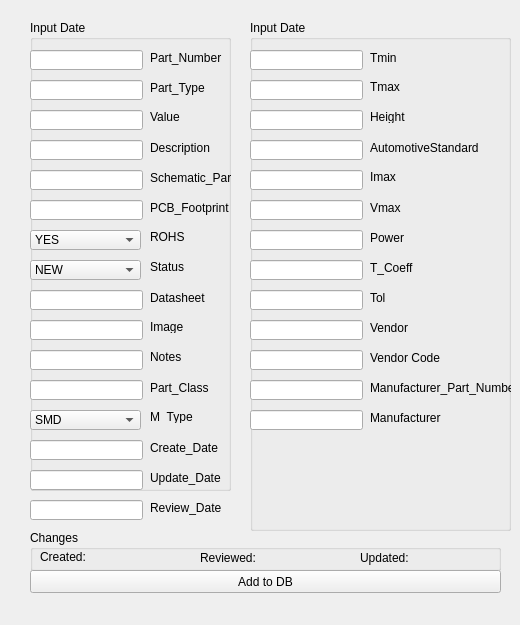
      <widget class="QWidget" name="tab_2">
       <attribute name="title">
        <string>Resistor</string>
       </attribute>
       <widget class="QGroupBox" name="groupBox_2">
        <property name="geometry">
         <rect>
          <x>30</x>
          <y>20</y>
          <width>201</width>
          <height>471</height>
         </rect>
        </property>
        <property name="title">
         <string>Input Date</string>
        </property>
        <widget class="QLabel" name="label_24">
         <property name="geometry">
          <rect>
           <x>120</x>
           <y>60</y>
           <width>81</width>
           <height>16</height>
          </rect>
         </property>
         <property name="text">
          <string>Part_Type</string>
         </property>
        </widget>
        <widget class="QLabel" name="label_25">
         <property name="geometry">
          <rect>
           <x>120</x>
           <y>90</y>
           <width>47</width>
           <height>13</height>
          </rect>
         </property>
         <property name="text">
          <string>Value</string>
         </property>
        </widget>
        <widget class="QLabel" name="label_26">
         <property name="geometry">
          <rect>
           <x>120</x>
           <y>120</y>
           <width>81</width>
           <height>16</height>
          </rect>
         </property>
         <property name="text">
          <string>Description</string>
         </property>
        </widget>
        <widget class="QLabel" name="label_27">
         <property name="geometry">
          <rect>
           <x>120</x>
           <y>180</y>
           <width>81</width>
           <height>16</height>
          </rect>
         </property>
         <property name="text">
          <string>PCB_Footprint</string>
         </property>
        </widget>
        <widget class="QLabel" name="label_28">
         <property name="geometry">
          <rect>
           <x>120</x>
           <y>210</y>
           <width>47</width>
           <height>13</height>
          </rect>
         </property>
         <property name="text">
          <string>ROHS</string>
         </property>
        </widget>
        <widget class="QLabel" name="label_30">
         <property name="geometry">
          <rect>
           <x>120</x>
           <y>270</y>
           <width>81</width>
           <height>16</height>
          </rect>
         </property>
         <property name="text">
          <string>Datasheet</string>
         </property>
        </widget>
        <widget class="QLabel" name="label_31">
         <property name="geometry">
          <rect>
           <x>120</x>
           <y>300</y>
           <width>47</width>
           <height>13</height>
          </rect>
         </property>
         <property name="text">
          <string>Image</string>
         </property>
        </widget>
        <widget class="QLabel" name="label_32">
         <property name="geometry">
          <rect>
           <x>120</x>
           <y>330</y>
           <width>47</width>
           <height>13</height>
          </rect>
         </property>
         <property name="text">
          <string>Notes</string>
         </property>
        </widget>
        <widget class="QLabel" name="label_49">
         <property name="geometry">
          <rect>
           <x>120</x>
           <y>360</y>
           <width>81</width>
           <height>16</height>
          </rect>
         </property>
         <property name="text">
          <string>Part_Class</string>
         </property>
        </widget>
        <widget class="QLabel" name="label_50">
         <property name="geometry">
          <rect>
           <x>120</x>
           <y>420</y>
           <width>81</width>
           <height>16</height>
          </rect>
         </property>
         <property name="text">
          <string>Create_Date</string>
         </property>
        </widget>
        <widget class="QLabel" name="label_52">
         <property name="geometry">
          <rect>
           <x>120</x>
           <y>450</y>
           <width>81</width>
           <height>16</height>
          </rect>
         </property>
         <property name="text">
          <string>Update_Date</string>
         </property>
        </widget>
        <widget class="QLineEdit" name="lineEdit_18">
         <property name="geometry">
          <rect>
           <x>0</x>
           <y>60</y>
           <width>113</width>
           <height>20</height>
          </rect>
         </property>
        </widget>
        <widget class="QLineEdit" name="lineEdit_19">
         <property name="geometry">
          <rect>
           <x>0</x>
           <y>90</y>
           <width>113</width>
           <height>20</height>
          </rect>
         </property>
        </widget>
        <widget class="QLineEdit" name="lineEdit_20">
         <property name="geometry">
          <rect>
           <x>0</x>
           <y>120</y>
           <width>113</width>
           <height>20</height>
          </rect>
         </property>
        </widget>
        <widget class="QLineEdit" name="lineEdit_21">
         <property name="geometry">
          <rect>
           <x>0</x>
           <y>150</y>
           <width>113</width>
           <height>20</height>
          </rect>
         </property>
        </widget>
        <widget class="QLineEdit" name="lineEdit_22">
         <property name="geometry">
          <rect>
           <x>0</x>
           <y>180</y>
           <width>113</width>
           <height>20</height>
          </rect>
         </property>
        </widget>
        <widget class="QLineEdit" name="lineEdit_24">
         <property name="geometry">
          <rect>
           <x>0</x>
           <y>30</y>
           <width>113</width>
           <height>20</height>
          </rect>
         </property>
        </widget>
        <widget class="QLineEdit" name="lineEdit_25">
         <property name="geometry">
          <rect>
           <x>0</x>
           <y>270</y>
           <width>113</width>
           <height>20</height>
          </rect>
         </property>
        </widget>
        <widget class="QLineEdit" name="lineEdit_26">
         <property name="geometry">
          <rect>
           <x>0</x>
           <y>300</y>
           <width>113</width>
           <height>20</height>
          </rect>
         </property>
        </widget>
        <widget class="QLineEdit" name="lineEdit_27">
         <property name="geometry">
          <rect>
           <x>0</x>
           <y>330</y>
           <width>113</width>
           <height>20</height>
          </rect>
         </property>
        </widget>
        <widget class="QLineEdit" name="lineEdit_28">
         <property name="geometry">
          <rect>
           <x>0</x>
           <y>360</y>
           <width>113</width>
           <height>20</height>
          </rect>
         </property>
        </widget>
        <widget class="QLineEdit" name="lineEdit_29">
         <property name="geometry">
          <rect>
           <x>0</x>
           <y>420</y>
           <width>113</width>
           <height>20</height>
          </rect>
         </property>
        </widget>
        <widget class="QLineEdit" name="lineEdit_31">
         <property name="geometry">
          <rect>
           <x>0</x>
           <y>450</y>
           <width>113</width>
           <height>20</height>
          </rect>
         </property>
        </widget>
        <widget class="QLabel" name="label_54">
         <property name="geometry">
          <rect>
           <x>120</x>
           <y>150</y>
           <width>81</width>
           <height>16</height>
          </rect>
         </property>
         <property name="text">
          <string>Schematic_Part</string>
         </property>
        </widget>
        <widget class="QLabel" name="label_23">
         <property name="geometry">
          <rect>
           <x>120</x>
           <y>30</y>
           <width>81</width>
           <height>16</height>
          </rect>
         </property>
         <property name="text">
          <string>Part_Number</string>
         </property>
        </widget>
        <widget class="QComboBox" name="boxStatus_15">
         <property name="enabled">
          <bool>true</bool>
         </property>
         <property name="geometry">
          <rect>
           <x>0</x>
           <y>210</y>
           <width>111</width>
           <height>20</height>
          </rect>
         </property>
         <property name="toolTip">
          <string>&lt;html&gt;&lt;head/&gt;&lt;body&gt;&lt;p&gt;Component's status&lt;/p&gt;&lt;p&gt;&lt;span style=&quot; font-style:italic;&quot;&gt;Status can be changed by CIS administrator only&lt;/span&gt;&lt;/p&gt;&lt;/body&gt;&lt;/html&gt;</string>
         </property>
         <item>
          <property name="text">
           <string>YES</string>
          </property>
         </item>
         <item>
          <property name="text">
           <string>YES-EX</string>
          </property>
         </item>
         <item>
          <property name="text">
           <string>NO</string>
          </property>
         </item>
        </widget>
        <widget class="QComboBox" name="boxStatus_2">
         <property name="enabled">
          <bool>true</bool>
         </property>
         <property name="geometry">
          <rect>
           <x>0</x>
           <y>240</y>
           <width>111</width>
           <height>20</height>
          </rect>
         </property>
         <property name="toolTip">
          <string>&lt;html&gt;&lt;head/&gt;&lt;body&gt;&lt;p&gt;Component's status&lt;/p&gt;&lt;p&gt;&lt;span style=&quot; font-style:italic;&quot;&gt;Status can be changed by CIS administrator only&lt;/span&gt;&lt;/p&gt;&lt;/body&gt;&lt;/html&gt;</string>
         </property>
         <item>
          <property name="text">
           <string>NEW</string>
          </property>
         </item>
         <item>
          <property name="text">
           <string>CHECKED</string>
          </property>
         </item>
         <item>
          <property name="text">
           <string>TESTED</string>
          </property>
         </item>
         <item>
          <property name="text">
           <string>FAULTY</string>
          </property>
         </item>
         <item>
          <property name="text">
           <string>OBSOLETE</string>
          </property>
         </item>
         <item>
          <property name="text">
           <string>DRAFT</string>
          </property>
         </item>
         <item>
          <property name="text">
           <string>EMPTY</string>
          </property>
         </item>
         <item>
          <property name="text">
           <string>EXTERNAL</string>
          </property>
         </item>
        </widget>
        <widget class="QLabel" name="label_29">
         <property name="geometry">
          <rect>
           <x>120</x>
           <y>240</y>
           <width>47</width>
           <height>13</height>
          </rect>
         </property>
         <property name="text">
          <string>Status</string>
         </property>
        </widget>
        <widget class="QComboBox" name="boxStatus_16">
         <property name="enabled">
          <bool>true</bool>
         </property>
         <property name="geometry">
          <rect>
           <x>0</x>
           <y>390</y>
           <width>111</width>
           <height>20</height>
          </rect>
         </property>
         <property name="toolTip">
          <string>&lt;html&gt;&lt;head/&gt;&lt;body&gt;&lt;p&gt;Component's status&lt;/p&gt;&lt;p&gt;&lt;span style=&quot; font-style:italic;&quot;&gt;Status can be changed by CIS administrator only&lt;/span&gt;&lt;/p&gt;&lt;/body&gt;&lt;/html&gt;</string>
         </property>
         <item>
          <property name="text">
           <string>SMD</string>
          </property>
         </item>
         <item>
          <property name="text">
           <string>LEADED</string>
          </property>
         </item>
        </widget>
        <widget class="QLabel" name="label_53">
         <property name="geometry">
          <rect>
           <x>120</x>
           <y>390</y>
           <width>47</width>
           <height>13</height>
          </rect>
         </property>
         <property name="text">
          <string>M_Type</string>
         </property>
        </widget>
       </widget>
       <widget class="QGroupBox" name="groupBox_4">
        <property name="geometry">
         <rect>
          <x>250</x>
          <y>20</y>
          <width>261</width>
          <height>511</height>
         </rect>
        </property>
        <property name="title">
         <string>Input Date</string>
        </property>
        <widget class="QLabel" name="label_55">
         <property name="geometry">
          <rect>
           <x>120</x>
           <y>30</y>
           <width>71</width>
           <height>16</height>
          </rect>
         </property>
         <property name="text">
          <string>Tmin</string>
         </property>
        </widget>
        <widget class="QLabel" name="label_56">
         <property name="geometry">
          <rect>
           <x>120</x>
           <y>60</y>
           <width>47</width>
           <height>13</height>
          </rect>
         </property>
         <property name="text">
          <string>Tmax</string>
         </property>
        </widget>
        <widget class="QLabel" name="label_57">
         <property name="geometry">
          <rect>
           <x>120</x>
           <y>90</y>
           <width>47</width>
           <height>13</height>
          </rect>
         </property>
         <property name="text">
          <string>Height</string>
         </property>
        </widget>
        <widget class="QLabel" name="label_58">
         <property name="geometry">
          <rect>
           <x>120</x>
           <y>120</y>
           <width>111</width>
           <height>16</height>
          </rect>
         </property>
         <property name="text">
          <string>AutomotiveStandard</string>
         </property>
        </widget>
        <widget class="QLabel" name="label_59">
         <property name="geometry">
          <rect>
           <x>120</x>
           <y>150</y>
           <width>47</width>
           <height>13</height>
          </rect>
         </property>
         <property name="text">
          <string>Imax</string>
         </property>
        </widget>
        <widget class="QLabel" name="label_60">
         <property name="geometry">
          <rect>
           <x>120</x>
           <y>180</y>
           <width>111</width>
           <height>16</height>
          </rect>
         </property>
         <property name="text">
          <string>Vmax</string>
         </property>
        </widget>
        <widget class="QLabel" name="label_61">
         <property name="geometry">
          <rect>
           <x>120</x>
           <y>210</y>
           <width>111</width>
           <height>16</height>
          </rect>
         </property>
         <property name="text">
          <string>Power</string>
         </property>
        </widget>
        <widget class="QLabel" name="label_62">
         <property name="geometry">
          <rect>
           <x>120</x>
           <y>240</y>
           <width>111</width>
           <height>16</height>
          </rect>
         </property>
         <property name="text">
          <string>T_Coeff</string>
         </property>
        </widget>
        <widget class="QLabel" name="label_63">
         <property name="geometry">
          <rect>
           <x>120</x>
           <y>270</y>
           <width>111</width>
           <height>16</height>
          </rect>
         </property>
         <property name="text">
          <string>Tol</string>
         </property>
        </widget>
        <widget class="QLineEdit" name="lineEdit_49">
         <property name="geometry">
          <rect>
           <x>0</x>
           <y>30</y>
           <width>113</width>
           <height>20</height>
          </rect>
         </property>
        </widget>
        <widget class="QLineEdit" name="lineEdit_50">
         <property name="geometry">
          <rect>
           <x>0</x>
           <y>60</y>
           <width>113</width>
           <height>20</height>
          </rect>
         </property>
        </widget>
        <widget class="QLineEdit" name="lineEdit_51">
         <property name="geometry">
          <rect>
           <x>0</x>
           <y>90</y>
           <width>113</width>
           <height>20</height>
          </rect>
         </property>
        </widget>
        <widget class="QLineEdit" name="lineEdit_52">
         <property name="geometry">
          <rect>
           <x>0</x>
           <y>120</y>
           <width>113</width>
           <height>20</height>
          </rect>
         </property>
        </widget>
        <widget class="QLineEdit" name="lineEdit_53">
         <property name="geometry">
          <rect>
           <x>0</x>
           <y>150</y>
           <width>113</width>
           <height>20</height>
          </rect>
         </property>
        </widget>
        <widget class="QLineEdit" name="lineEdit_54">
         <property name="geometry">
          <rect>
           <x>0</x>
           <y>180</y>
           <width>113</width>
           <height>20</height>
          </rect>
         </property>
        </widget>
        <widget class="QLineEdit" name="lineEdit_55">
         <property name="geometry">
          <rect>
           <x>0</x>
           <y>210</y>
           <width>113</width>
           <height>20</height>
          </rect>
         </property>
        </widget>
        <widget class="QLineEdit" name="lineEdit_56">
         <property name="geometry">
          <rect>
           <x>0</x>
           <y>240</y>
           <width>113</width>
           <height>20</height>
          </rect>
         </property>
        </widget>
        <widget class="QLineEdit" name="lineEdit_57">
         <property name="geometry">
          <rect>
           <x>0</x>
           <y>270</y>
           <width>113</width>
           <height>20</height>
          </rect>
         </property>
        </widget>
        <widget class="QLineEdit" name="lineEdit_73">
         <property name="geometry">
          <rect>
           <x>0</x>
           <y>300</y>
           <width>113</width>
           <height>20</height>
          </rect>
         </property>
        </widget>
        <widget class="QLineEdit" name="lineEdit_85">
         <property name="geometry">
          <rect>
           <x>0</x>
           <y>330</y>
           <width>113</width>
           <height>20</height>
          </rect>
         </property>
        </widget>
        <widget class="QLabel" name="label_271">
         <property name="geometry">
          <rect>
           <x>120</x>
           <y>300</y>
           <width>111</width>
           <height>16</height>
          </rect>
         </property>
         <property name="text">
          <string>Vendor</string>
         </property>
        </widget>
        <widget class="QLabel" name="label_272">
         <property name="geometry">
          <rect>
           <x>120</x>
           <y>330</y>
           <width>111</width>
           <height>16</height>
          </rect>
         </property>
         <property name="text">
          <string>Vendor Code</string>
         </property>
        </widget>
        <widget class="QLabel" name="label_295">
         <property name="geometry">
          <rect>
           <x>120</x>
           <y>360</y>
           <width>151</width>
           <height>16</height>
          </rect>
         </property>
         <property name="text">
          <string>Manufacturer_Part_Number</string>
         </property>
        </widget>
        <widget class="QLineEdit" name="lineEdit_178">
         <property name="geometry">
          <rect>
           <x>0</x>
           <y>360</y>
           <width>113</width>
           <height>20</height>
          </rect>
         </property>
        </widget>
        <widget class="QLineEdit" name="lineEdit_201">
         <property name="geometry">
          <rect>
           <x>0</x>
           <y>390</y>
           <width>113</width>
           <height>20</height>
          </rect>
         </property>
        </widget>
        <widget class="QLabel" name="label_296">
         <property name="geometry">
          <rect>
           <x>120</x>
           <y>390</y>
           <width>131</width>
           <height>16</height>
          </rect>
         </property>
         <property name="text">
          <string>Manufacturer</string>
         </property>
        </widget>
       </widget>
       <widget class="QGroupBox" name="groupBox_6">
        <property name="geometry">
         <rect>
          <x>30</x>
          <y>530</y>
          <width>471</width>
          <height>41</height>
         </rect>
        </property>
        <property name="title">
         <string>Changes</string>
        </property>
        <widget class="QLabel" name="label_64">
         <property name="geometry">
          <rect>
           <x>10</x>
           <y>20</y>
           <width>47</width>
           <height>13</height>
          </rect>
         </property>
         <property name="text">
          <string>Created:</string>
         </property>
        </widget>
        <widget class="QLabel" name="label_65">
         <property name="geometry">
          <rect>
           <x>60</x>
           <y>20</y>
           <width>101</width>
           <height>16</height>
          </rect>
         </property>
         <property name="text">
          <string/>
         </property>
        </widget>
        <widget class="QLabel" name="label_66">
         <property name="geometry">
          <rect>
           <x>170</x>
           <y>20</y>
           <width>61</width>
           <height>16</height>
          </rect>
         </property>
         <property name="text">
          <string>Reviewed:</string>
         </property>
        </widget>
        <widget class="QLabel" name="label_67">
         <property name="geometry">
          <rect>
           <x>230</x>
           <y>20</y>
           <width>101</width>
           <height>16</height>
          </rect>
         </property>
         <property name="text">
          <string/>
         </property>
        </widget>
        <widget class="QLabel" name="label_68">
         <property name="geometry">
          <rect>
           <x>330</x>
           <y>20</y>
           <width>61</width>
           <height>16</height>
          </rect>
         </property>
         <property name="text">
          <string>Updated:</string>
         </property>
        </widget>
        <widget class="QLabel" name="label_69">
         <property name="geometry">
          <rect>
           <x>380</x>
           <y>20</y>
           <width>91</width>
           <height>16</height>
          </rect>
         </property>
         <property name="text">
          <string/>
         </property>
        </widget>
       </widget>
       <widget class="QPushButton" name="pushButton_2">
        <property name="geometry">
         <rect>
          <x>30</x>
          <y>570</y>
          <width>471</width>
          <height>23</height>
         </rect>
        </property>
        <property name="text">
         <string>Add to DB</string>
        </property>
       </widget>
       <widget class="QLabel" name="label_178">
        <property name="geometry">
         <rect>
          <x>30</x>
          <y>600</y>
          <width>471</width>
          <height>16</height>
         </rect>
        </property>
        <property name="text">
         <string/>
        </property>
       </widget>
       <widget class="QLineEdit" name="lineEdit_30">
        <property name="geometry">
         <rect>
          <x>30</x>
          <y>500</y>
          <width>113</width>
          <height>20</height>
         </rect>
        </property>
       </widget>
       <widget class="QLabel" name="label_51">
        <property name="geometry">
         <rect>
          <x>150</x>
          <y>500</y>
          <width>81</width>
          <height>16</height>
         </rect>
        </property>
        <property name="text">
         <string>Review_Date</string>
        </property>
       </widget>
      </widget>
